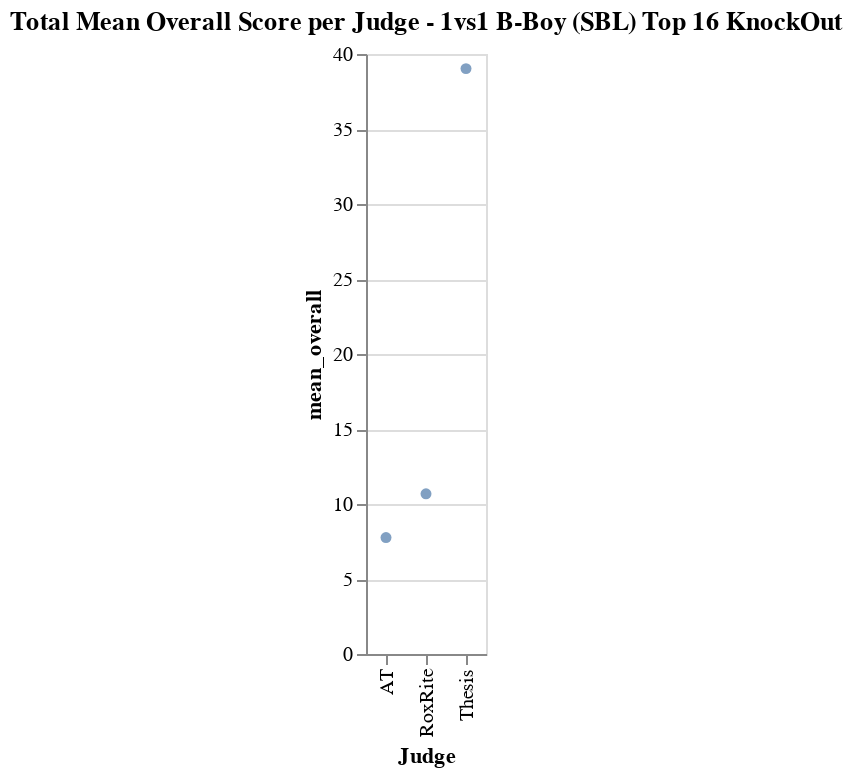

Source (notebook cell):
### Code cell
outlier_df0 = judge_df_cp[judge_df_cp['Category']==outliers['Category'][0]]

outlier_df00 = stat_groupby_judge(outlier_df0)

chart2 = alt.Chart(outlier_df00).mark_circle().encode(
    x='Judge:N',
    y='mean_overall:Q',
).properties(
    title='Total Mean Overall Score per Judge - '+outliers['Category'][0]
)

chart2

### Figure 1 — Vega-Lite specification as saved in the notebook (floating-point values rounded to 4 significant figures)
{"config": {"view": {"continuousWidth": 400, "continuousHeight": 300}}, "data": {"name": "data-68d591095c426a7336e4069f7f1b543d"}, "mark": "circle", "encoding": {"x": {"field": "Judge", "type": "nominal"}, "y": {"field": "mean_overall", "type": "quantitative"}}, "title": "Total Mean Overall Score per Judge - 1vs1 B-Boy (SBL) Top 16 KnockOut", "$schema": "https://vega.github.io/schema/vega-lite/v4.17.0.json", "datasets": {"data-68d591095c426a7336e4069f7f1b543d": [{"Judge": "AT", "mean_overall": 7.766, "var_overall": 44.21, "min_overall": 0.33, "max_overall": 26.0, "median_overall": 5.67}, {"Judge": "RoxRite", "mean_overall": 10.68, "var_overall": 37.2, "min_overall": 1.33, "max_overall": 23.33, "median_overall": 10.33}, {"Judge": "Thesis", "mean_overall": 39.03, "var_overall": 552.7, "min_overall": 3.0, "max_overall": 87.0, "median_overall": 37.33}]}}
